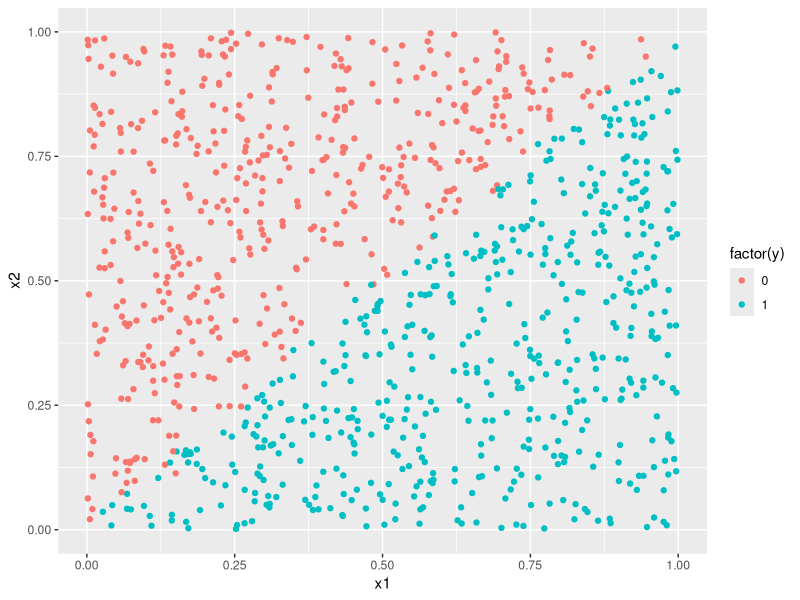
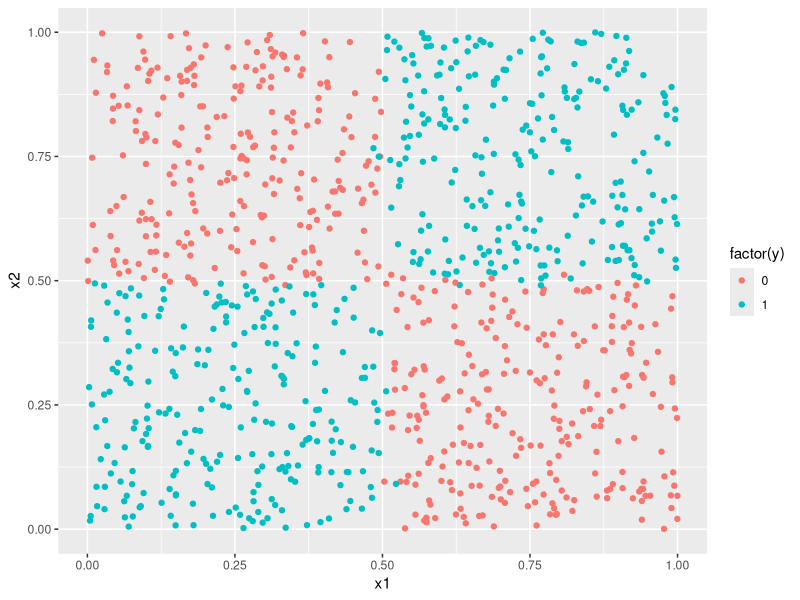
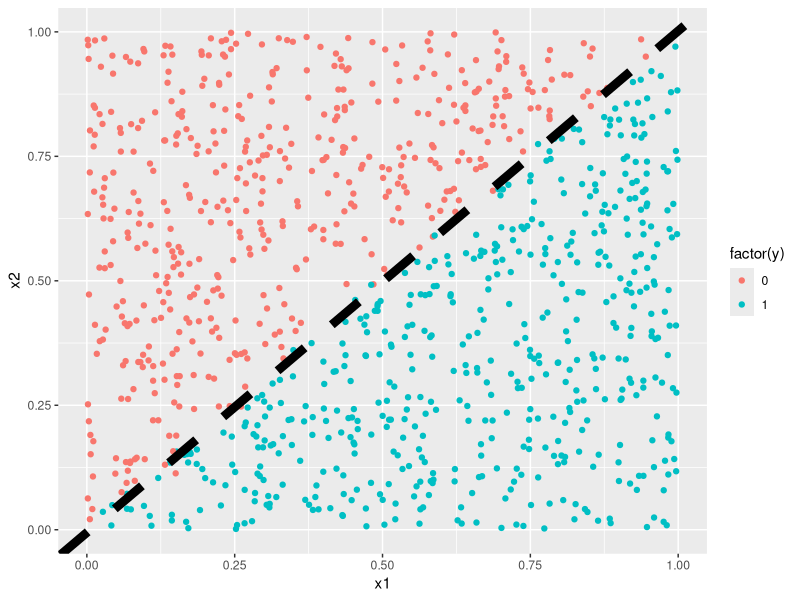
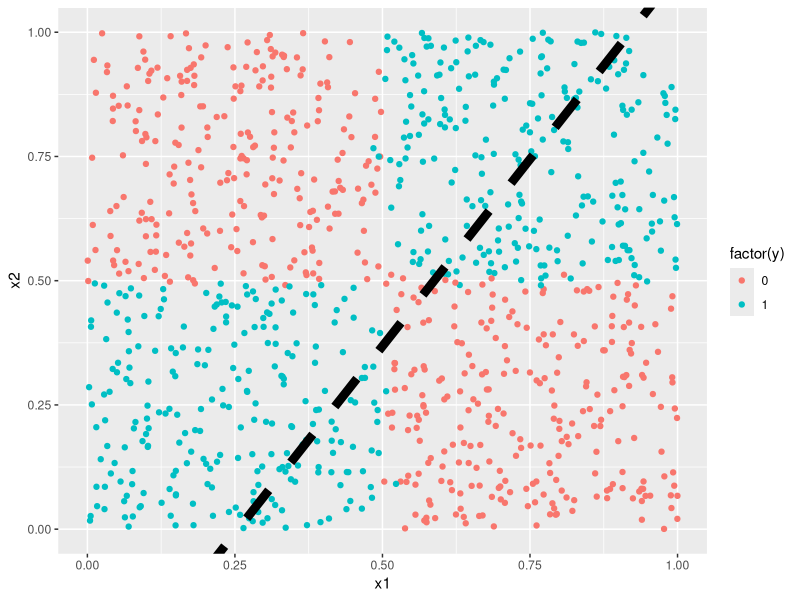
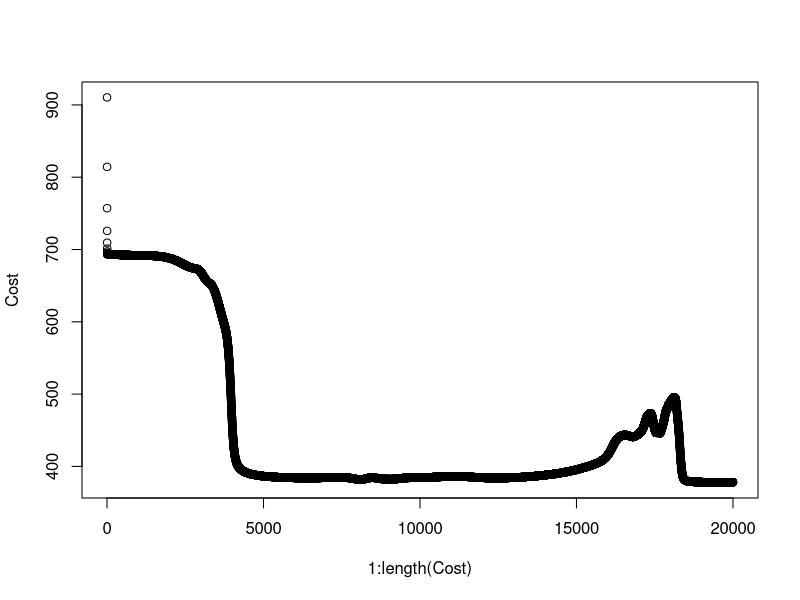
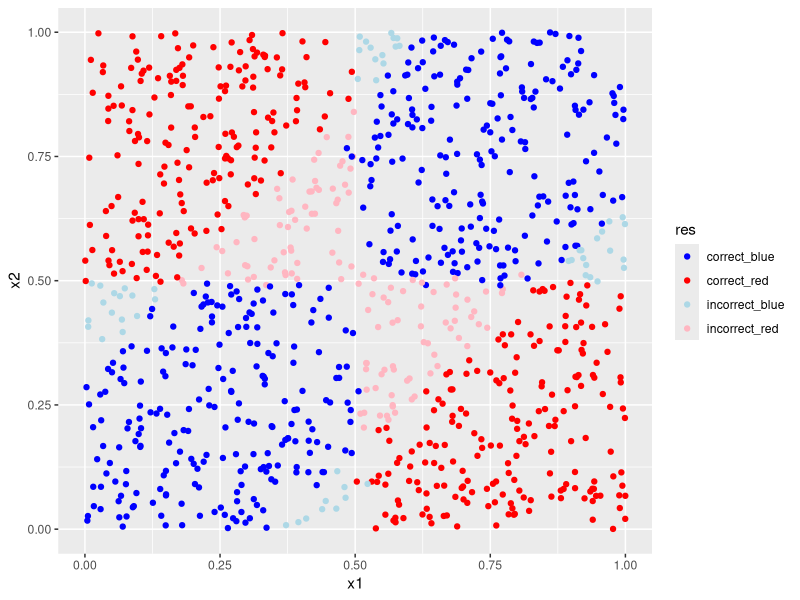

These figures' R source, in order:
library(tidyverse)

#' Simulate two datasets, a simple one and a harder one
set.seed(654765)
m <- 1000
noise <- 0.01
Dat1 <- tibble(x1 = runif(n = m),
              x2 = runif(n = m)) %>%
  mutate(y = ifelse(x1 + rnorm(n = m, sd = noise) >= x2 + rnorm(n = m, sd = noise), 
                    1, 0))
Dat1 %>%
  ggplot(aes(x = x1, y = x2)) +
  geom_point(aes(col = factor(y)))

Dat2 <- tibble(x1 = runif(n = m),
               x2 = runif(n = m)) %>%
  mutate(y = ifelse((x1 + rnorm(n = m, sd = noise) >= 0.5 & x2 + rnorm(n = m, sd = noise) > 0.5) |
                      (x1 + rnorm(n = m, sd = noise) < 0.5 & x2 + rnorm(n = m, sd = noise) < 0.5), 
                    1, 0))
Dat2 %>%
  ggplot(aes(x = x1, y = x2)) +
  geom_point(aes(col = factor(y)))

#' Try binomial model on both datasets
m1.binom <- glm(y ~ x1 + x2, data = Dat1, family = binomial(link = "logit"))
Dat1 %>%
  ggplot(aes(x = x1, y = x2)) +
  geom_point(aes(col = factor(y))) +
  geom_abline(intercept = -coef(m1.binom)[1] / coef(m1.binom)[2],
              slope = -coef(m1.binom)[3] / coef(m1.binom)[2],
              linewidth = 3, linetype = "dashed")


m2.binom <- glm(y ~ x1 + x2, data = Dat2, family = binomial(link = "logit"))
Dat2 %>%
  ggplot(aes(x = x1, y = x2)) +
  geom_point(aes(col = factor(y))) +
  geom_abline(intercept = -coef(m2.binom)[1] / coef(m2.binom)[2],
              slope = -coef(m2.binom)[3] / coef(m2.binom)[2],
              linewidth = 3, linetype = "dashed")


#' # Feed forward neural network

#' Define cost
cross_entropy_binom_cost <- function(y, y_hat){
  
  loss <- sum(-(y * log(y_hat) + (1-y)*log(1-y_hat)))
  return(loss)
}

#' Define activation function
g_logistic <- function(x){
  a <- 1 / (1 + exp(-x))
  
  return(a)
}

#' Feed forward over three layers
ff_nnet <- function(A_0, W, B, g = match.fun(g_logistic)){
    # layer 1
    Z_1 <- W$W_1 %*% A_0 + matrix(B$B_1, nrow = nrow(W$W_1), ncol = ncol(A_0)) # w/broadcasting
    A_1 <- g(Z_1)
    
    # layer 2
    Z_2 <- W$W_2 %*% A_1 + matrix(B$B_2, nrow = nrow(W$W_2), ncol = ncol(A_1))
    A_2 <- g(Z_2)
    
    # layer 3
    Z_3 <- W$W_3 %*% A_2 + matrix(B$B_3, nrow = nrow(W$W_3), ncol = ncol(A_2))
    A_3 <- g(Z_3)
    
    hidden <- list(A_0 = A_0,
                   A_1 = A_1,
                   A_2 = A_2)
    
    return(list(Y_hat = A_3, hidden = hidden)) 
}

# Y_hat <- ff_nnet(A_0 = A_0, W = W, B = B, g = g_logistic)
# cross_entropy_binom_cost(Y, ff_nnet(A_0 = A_0, W = W, B = B, g = g_logistic)$Y_hat)

#' Do backpropagation by layer
backpropagation <- function(Y_hat, Y, m, A_2, A_1, A_0, W_3, W_2, W_1){
  # Layer 3
  A_3 <- Y_hat
  
  dC_dZ3 <- (1/m) * (A_3 - Y)
  dZ3_dW3 <- A_2
  dC_dW3 <- dC_dZ3 %*% t(dZ3_dW3)
  
  dZ3_dA2 <- W_3 
  dC_dA2 <- t(W_3) %*% dC_dZ3
  
  dC_dB3 <- matrix(rowSums(dC_dZ3), ncol = 1)
  
  # Layer 2
  dA2_dZ2 <- A_2 * (1 - A_2)
  dC_dZ2 <- dC_dA2 * dA2_dZ2
  
  dZ2_dW2 <- A_1
  dC_dW2 <- dC_dZ2 %*% t(dZ2_dW2)
  
  dZ2_dA1 <- W_2
  dC_dA1 <- t(W_2) %*% dC_dZ2
  
  dC_dB2 <- matrix(rowSums(dC_dW2), ncol = 1)
  
  # Layer 1
  dA1_dZ1 <- A_1 * (1 - A_1)
  dC_dZ1 <- dC_dA1 * dA1_dZ1
  
  dZ1_dW1 <- A_0
  dC_dW1 <- dC_dZ1 %*% t(dZ1_dW1)
  
  dC_dB1 <- matrix(rowSums(dC_dW1), ncol = 1)
  
  return(list(dC_dW3 = dC_dW3, 
              dC_dW2 = dC_dW2,
              dC_dW1 = dC_dW1,
              dC_dB3 = dC_dB3,
              dC_dB2 = dC_dB2,
              dC_dB1 = dC_dB1))
}


#' Setup data
Dat <- Dat2
A_0 <- t(Dat[,c("x1", "x2")])
Y <- matrix(Dat$y, nrow = 1)

#' Define and Initialize network
n = c(2, 5, 5, 1) # Nodes per layer (and input)
W <- list(W_1 = matrix(rnorm(n = n[2] * n[1]), nrow = n[2], ncol = n[1]),
          W_2 = matrix(rnorm(n = n[3] * n[2]), nrow = n[3], ncol = n[2]),
          W_3 = matrix(rnorm(n = n[4] * n[3]), nrow = n[4], ncol = n[3]))
B <- list(B_1 = matrix(rnorm(n = n[2]), nrow = n[2], ncol = 1),
          B_2 = matrix(rnorm(n = n[3]), nrow = n[3], ncol = 1),
          B_3 = matrix(rnorm(n = n[4]), nrow = n[4], ncol = 1))

#' Setup training
epochs <- 20000 # training for 1000 iterations
lr <- 0.5 # set learning rate to 0.1
Cost <- NULL

for(epoch in 1:epochs){
  # Feed forward
  Y_hat <- ff_nnet(A_0 = A_0, W = W, B = B, g = g_logistic)
  
  # Cost (save cost history)
  cost <- cross_entropy_binom_cost(y = Y, y_hat = Y_hat$Y_hat)
  Cost <- c(Cost, cost)
  
  
  Grad <- backpropagation(Y_hat = Y_hat$Y_hat, 
                          Y = Y, 
                          m = m, 
                          A_2 = Y_hat$hidden$A_2,
                          A_1 = Y_hat$hidden$A_2,
                          A_0 = A_0,
                          W_3 = W$W_3,
                          W_2 = W$W_2,
                          W_1 = W$W_1)
  
  
  # Update weights
  W$W_3 <- W$W_3 - (lr * Grad$dC_dW3)
  W$W_2 <- W$W_2 - (lr * Grad$dC_dW2)
  W$W_1 <- W$W_1 - (lr * Grad$dC_dW1)
  
  # Update biases
  B$B_3 <- B$B_3 - (lr * Grad$dC_dB3)
  B$B_2 <- B$B_2 - (lr * Grad$dC_dB2)
  B$B_1 <- B$B_1 - (lr * Grad$dC_dB1)
  
  if(epoch %% 100 == 0){
    cat(paste0("Cost in epoch ", epoch, " is: ", cost, "\n"))
  }
  
}

plot(1:length(Cost), Cost)
Y_hat <- ff_nnet(A_0 = A_0, W = W, B = B, g = g_logistic)
summary(as.vector(Y_hat$Y_hat))
table(obs = as.vector(Y), pred = as.vector(round(Y_hat$Y_hat)))

Dat %>%
  mutate(y_hat = as.vector(Y_hat$Y_hat)) %>%
  mutate(y_pred = round(y_hat)) %>%
  mutate(res = "correct_red") %>%
  mutate(res = replace(res, y == 1 & y_pred == 1, "correct_blue")) %>%
  mutate(res = replace(res, y == 0 & y_pred == 0, "correct_red")) %>%
  mutate(res = replace(res, y == 0 & y_pred == 1, "incorrect_red")) %>%
  mutate(res = replace(res, y == 1 & y_pred == 0, "incorrect_blue")) %>%
  ggplot(aes(x = x1, y = x2)) +
  # geom_point(aes(col=factor(y)))
  geom_point(aes(col = res)) +
  scale_color_manual(values = c("blue", "red", "lightblue", "lightpink"))
